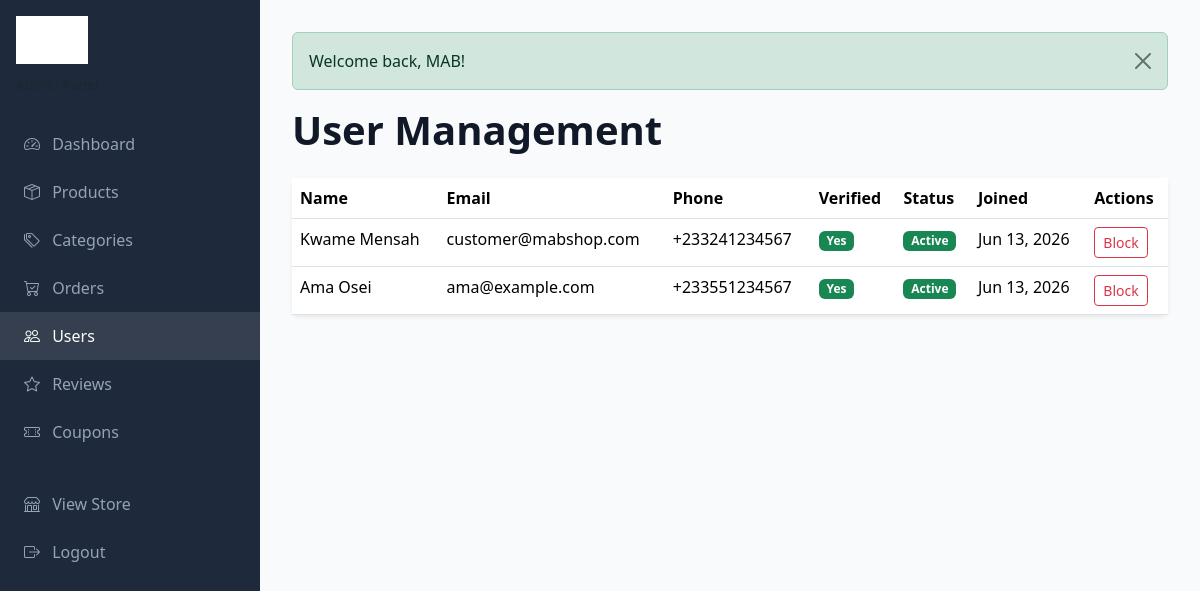
The page /admin/users.php (signed in) on the database its author committed.
### tables this page shows
CREATE TABLE IF NOT EXISTS users (
    id INT UNSIGNED AUTO_INCREMENT PRIMARY KEY,
    email VARCHAR(255) NOT NULL UNIQUE,
    password_hash VARCHAR(255) NOT NULL,
    first_name VARCHAR(100) NOT NULL,
    last_name VARCHAR(100) NOT NULL,
    phone VARCHAR(20) DEFAULT NULL,
    avatar VARCHAR(255) DEFAULT NULL,
    role ENUM('customer', 'admin', 'moderator') DEFAULT 'customer',
    email_verified TINYINT(1) DEFAULT 0,
    email_verification_token VARCHAR(64) DEFAULT NULL,
    password_reset_token VARCHAR(64) DEFAULT NULL,
    password_reset_expires DATETIME DEFAULT NULL,
    remember_token VARCHAR(64) DEFAULT NULL,
    google_id VARCHAR(100) DEFAULT NULL,
    facebook_id VARCHAR(100) DEFAULT NULL,
    is_blocked TINYINT(1) DEFAULT 0,
    preferred_language VARCHAR(10) DEFAULT 'en',
    dark_mode TINYINT(1) DEFAULT 0,
    newsletter_subscribed TINYINT(1) DEFAULT 0,
    last_login DATETIME DEFAULT NULL,
    created_at TIMESTAMP DEFAULT CURRENT_TIMESTAMP,
    updated_at TIMESTAMP DEFAULT CURRENT_TIMESTAMP ON UPDATE CURRENT_TIMESTAMP,
    INDEX idx_users_role (role),
    INDEX idx_users_email_verified (email_verified)
);

### includes/security.php (called while the page is built, shortened)
<?php
function e(?string $value): string
{
    return htmlspecialchars($value ?? '', ENT_QUOTES, 'UTF-8');
}

### admin/users.php (the view, shortened to what this page needs)
<?php
$pdo = getDB();
$users = $pdo->query('SELECT id, email, first_name, last_name, phone, role, email_verified, is_blocked, last_login, created_at FROM users WHERE role = "customer" ORDER BY created_at DESC')->fetchAll();
include dirname(__DIR__) . '/templates/admin/header.php';
?>
<h1 class="fw-bold mb-4">User Management</h1>
<div class="card border-0 shadow-sm">
    <div class="table-responsive">
        <table class="table table-hover mb-0">
            <thead><tr><th>Name</th><th>Email</th><th>Phone</th><th>Verified</th><th>Status</th><th>Joined</th><th>Actions</th></tr></thead>
            <tbody>
            <?php foreach ($users as $u): ?>
            <tr>
                <td><?= e($u['first_name'] . ' ' . $u['last_name']) ?></td>
                <td><?= e($u['email']) ?></td>
                <td><?= e($u['phone'] ?? '-') ?></td>
                <td><?= $u['email_verified'] ? '<span class="badge bg-success">Yes</span>' : '<span class="badge bg-warning">No</span>' ?></td>
                <td><?= $u['is_blocked'] ? '<span class="badge bg-danger">Blocked</span>' : '<span class="badge bg-success">Active</span>' ?></td>
                <td><?= date('M j, Y', strtotime($u['created_at'])) ?></td>
                <td>
                    <form method="POST" class="d-inline"><?= csrfField() ?>
                        <button class="btn btn-sm btn-outline-<?= $u['is_blocked'] ? 'success' : 'danger' ?>"><?= $u['is_blocked'] ? 'Unblock' : 'Block' ?></button>
                    </form>
                </td>
            </tr>
            <?php endforeach; ?>
            </tbody>
        </table>
    </div>
</div>
<?php include dirname(__DIR__) . '/templates/admin/footer.php'; ?>

### assets/css/style.css (style rules this page uses)
:root { --primary: #1a56db; --primary-dark: #1344b0; --accent: #f59e0b; --accent-soft: #fef3c7; --secondary: #6b7280; --success: #059669; --danger: #dc2626; --warning: #d97706; --bg-body: #f8fafc; --bg-card: #ffffff; --bg-nav: #ffffff; --text-primary: #111827; --text-muted: #6b7280; --border-color: #e5e7eb; --shadow: 0 1px 3px rgba(0,0,0,0.1); --shadow-lg: 0 10px 25px rgba(0,0,0,0.1); --shadow-xl: 0 20px 45px rgba(15,23,42,0.18); --radius: 8px; --transition: all 0.3s ease; }
body { font-family: 'Segoe UI', system-ui, -apple-system, sans-serif; background: var(--bg-body); color: var(--text-primary); transition: var(--transition); min-height: 100vh; }
.card { background: var(--bg-card); border-color: var(--border-color); color: var(--text-primary); }

### rows shown on the page
users: first_name+last_name "Kwame Mensah", email "customer@mabshop.com", phone "+233241234567", email_verified "Yes", is_blocked "Active", created_at "Jun 13, 2026"
users: first_name+last_name "Ama Osei", email "ama@example.com", phone "+233551234567", email_verified "Yes", is_blocked "Active", created_at "Jun 13, 2026"

### other values the page prints
$flash['message'] "Welcome back, MAB!"
